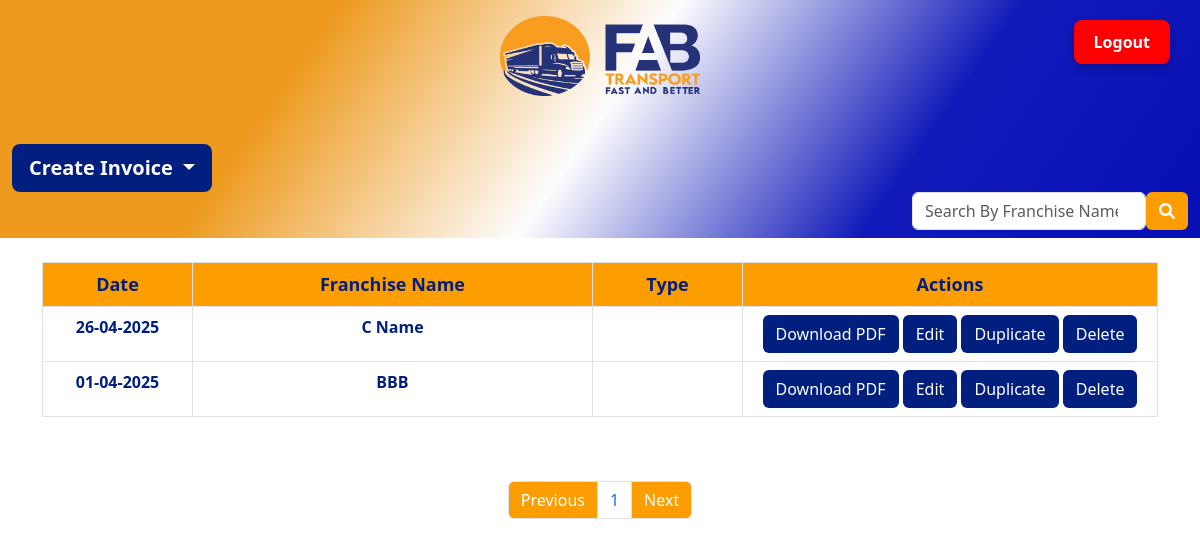
The page /index.php (signed in) on the database as committed earlier.
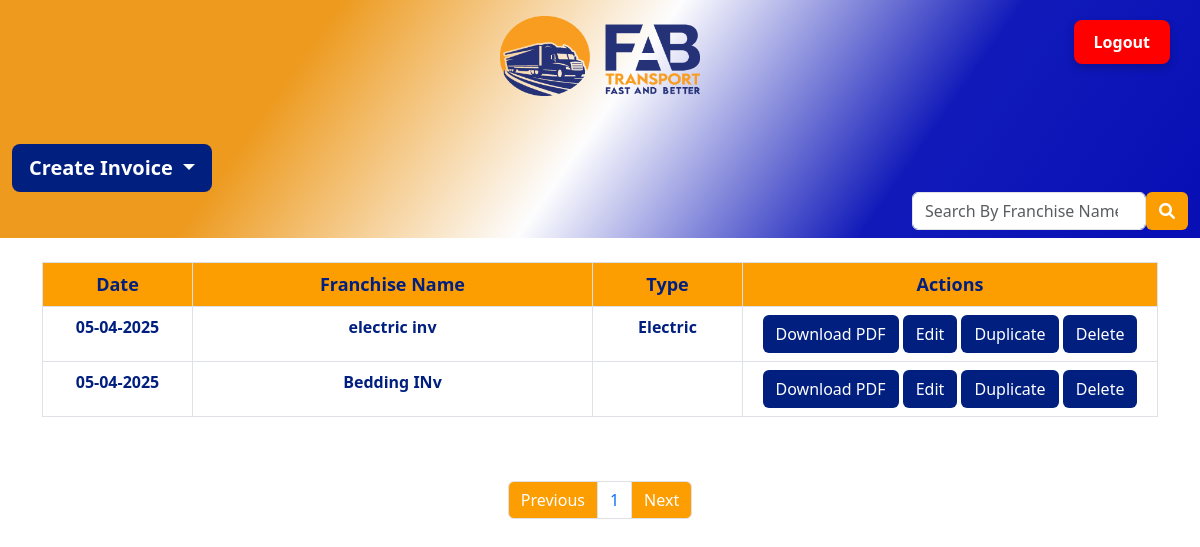
The same page on the database as committed later.
### tables this page shows
CREATE TABLE `invoices`  (
  `id` int NOT NULL AUTO_INCREMENT,
  `invoice_number` varchar(100) NOT NULL,
  `invoice_type` varchar(50) NULL DEFAULT NULL,
  `date` date NOT NULL,
  `company_name` varchar(100) NULL DEFAULT NULL,
  `address` varchar(100) NULL DEFAULT NULL,
  `phone` varchar(50) NULL DEFAULT NULL,
  `abn` varchar(50) NULL DEFAULT NULL,
  `runsheet_number` varchar(100) NULL DEFAULT NULL,
  `runsheet_date` date NULL DEFAULT NULL,
  `sub_total` decimal(10, 2) NULL DEFAULT NULL,
  `tax_rate` decimal(5, 2) NULL DEFAULT NULL,
  `other_cost` decimal(10, 2) NULL DEFAULT NULL,
  `total_cost` decimal(10, 2) NULL DEFAULT NULL,
  `created_at` timestamp NULL DEFAULT CURRENT_TIMESTAMP,
  `updated_at` timestamp NULL DEFAULT CURRENT_TIMESTAMP ON UPDATE CURRENT_TIMESTAMP,
  `postal_code` varchar(20) NULL DEFAULT NULL,
  PRIMARY KEY (`id`) USING BTREE
);

### index.php (the view, shortened to what the changed rows need)
<!DOCTYPE html>
<html lang="en">
<head>
  <link href="assets/css/bootstrap.min.css" rel="stylesheet">
  <link rel="stylesheet" href="assets/css/style-1.css">
  <link href="https://cdnjs.cloudflare.com/ajax/libs/font-awesome/6.0.0-beta3/css/all.min.css" rel="stylesheet">
</head>
<body>
  <div class="container my-4">
    <?php
    require 'config/database.php';
    $records_per_page = 25;
    $current_page = isset($_GET['page']) ? (int)$_GET['page'] : 1;
    $search_query = isset($_GET['search']) ? mysqli_real_escape_string($conn, $_GET['search']) : '';
    $offset = ($current_page - 1) * $records_per_page;
    $sql_count = "SELECT COUNT(*) AS total FROM invoices WHERE company_name LIKE '%$search_query%'";
    $result_count = mysqli_query($conn, $sql_count);
    $row_count = mysqli_fetch_assoc($result_count);
    $total_records = $row_count['total'];
    $total_pages = ceil($total_records / $records_per_page);
    $sql = "SELECT * FROM invoices WHERE company_name LIKE '%$search_query%'  ORDER BY created_at DESC LIMIT $offset, $records_per_page";
    $result = mysqli_query($conn, $sql);
    ?>
    <?php if (mysqli_num_rows($result) > 0): ?>
      <div class="row table-responsive">
        <div class="col-md-12 table-responsive table-container">
          <table class="table table-bordered">
            <thead>
              <tr>
                <th>Date</th>
                <th>Franchise Name</th>
                <th>Type</th>
                <th>Actions</th>
              </tr>
            </thead>
            <tbody>
              <?php while ($row = mysqli_fetch_assoc($result)): ?>
                <tr>
                  <td style="color:#011f7f; width: 150px;"><?php echo date('d-m-Y', strtotime($row['date'])); ?> </td>
                  <td style="color:#011f7f; width: 400px;"><?php echo htmlspecialchars($row['company_name']); ?></td>
                  <td style="color:#011f7f; width: 150px;"><?php echo htmlspecialchars($row['invoice_type']); ?></td>
                  <td>
                    <?php if ($row['invoice_type'] == 'Bedding' || $row['invoice_type'] == 'Furniture') { ?>
                      <button type="button" class="btn action-btn" onclick="window.open('pdf_bedding-furniture.php?invoice_id=<?php echo urlencode($row['id']); ?>', '_blank')">Download PDF</button>
                      <button type="button" class="btn action-btn" onclick="window.open('update_bedding-furniture_invoice.php?invoice_id=<?php echo urlencode($row['id']); ?>', '_blank')">Edit</button>
                    <?php } else { ?>
                      <button type="button" class="btn action-btn" onclick="window.open('pdf_electric.php?invoice_id=<?php echo urlencode($row['id']); ?>', '_blank')">Download PDF</button>
                      <button type="button" class="btn action-btn" onclick="window.open('update_electric_invoice.php?invoice_id=<?php echo urlencode($row['id']); ?>', '_blank')">Edit</button>
                    <?php } ?>
                    <button type="button" class="btn action-btn" onclick="location.href='duplicate_invoice.php?invoice_id=<?php echo urlencode($row['id']); ?>'">Duplicate</button>
                    <button type="button" class="btn action-btn" onclick="if(confirm('Are you sure you want to delete this invoice?')) location.href='delete_invoice.php?invoice_id=<?php echo urlencode($row['id']); ?>'">Delete</button>
                  </td>
                </tr>
              <?php endwhile; ?>
            </tbody>
          </table>
        </div>
      </div>
      <div class="row">
        <div class="col-md-12 ml-3 mt-5">
          <nav>
            <ul class="pagination justify-content-center">
              <?php for ($i = 1; $i <= $total_pages; $i++): ?>
                <li class="page-item page-indexing<?php echo ($i == $current_page) ? 'active' : ''; ?>">
                  <a class="page-link page-indexing" href="index.php?page=<?php echo $i; ?><?php echo $search_query ? '&search=' . urlencode($search_query) : ''; ?>"><?php echo $i; ?></a>
                </li>
              <?php endfor; ?>
            </ul>
          </nav>
        </div>
      </div>
    <?php else: ?>
      <h3>No Record Found</h3>
    <?php endif; ?>
  </div>
</body>
</html>

Rows that differ between the two databases and show on the page:
removed invoices: date "26-04-2025", company_name "C Name"
removed invoices: date "01-04-2025", company_name "BBB"
added invoices: date "05-04-2025", company_name "electric inv", invoice_type "Electric"
added invoices: date "05-04-2025", company_name "Bedding INv"
